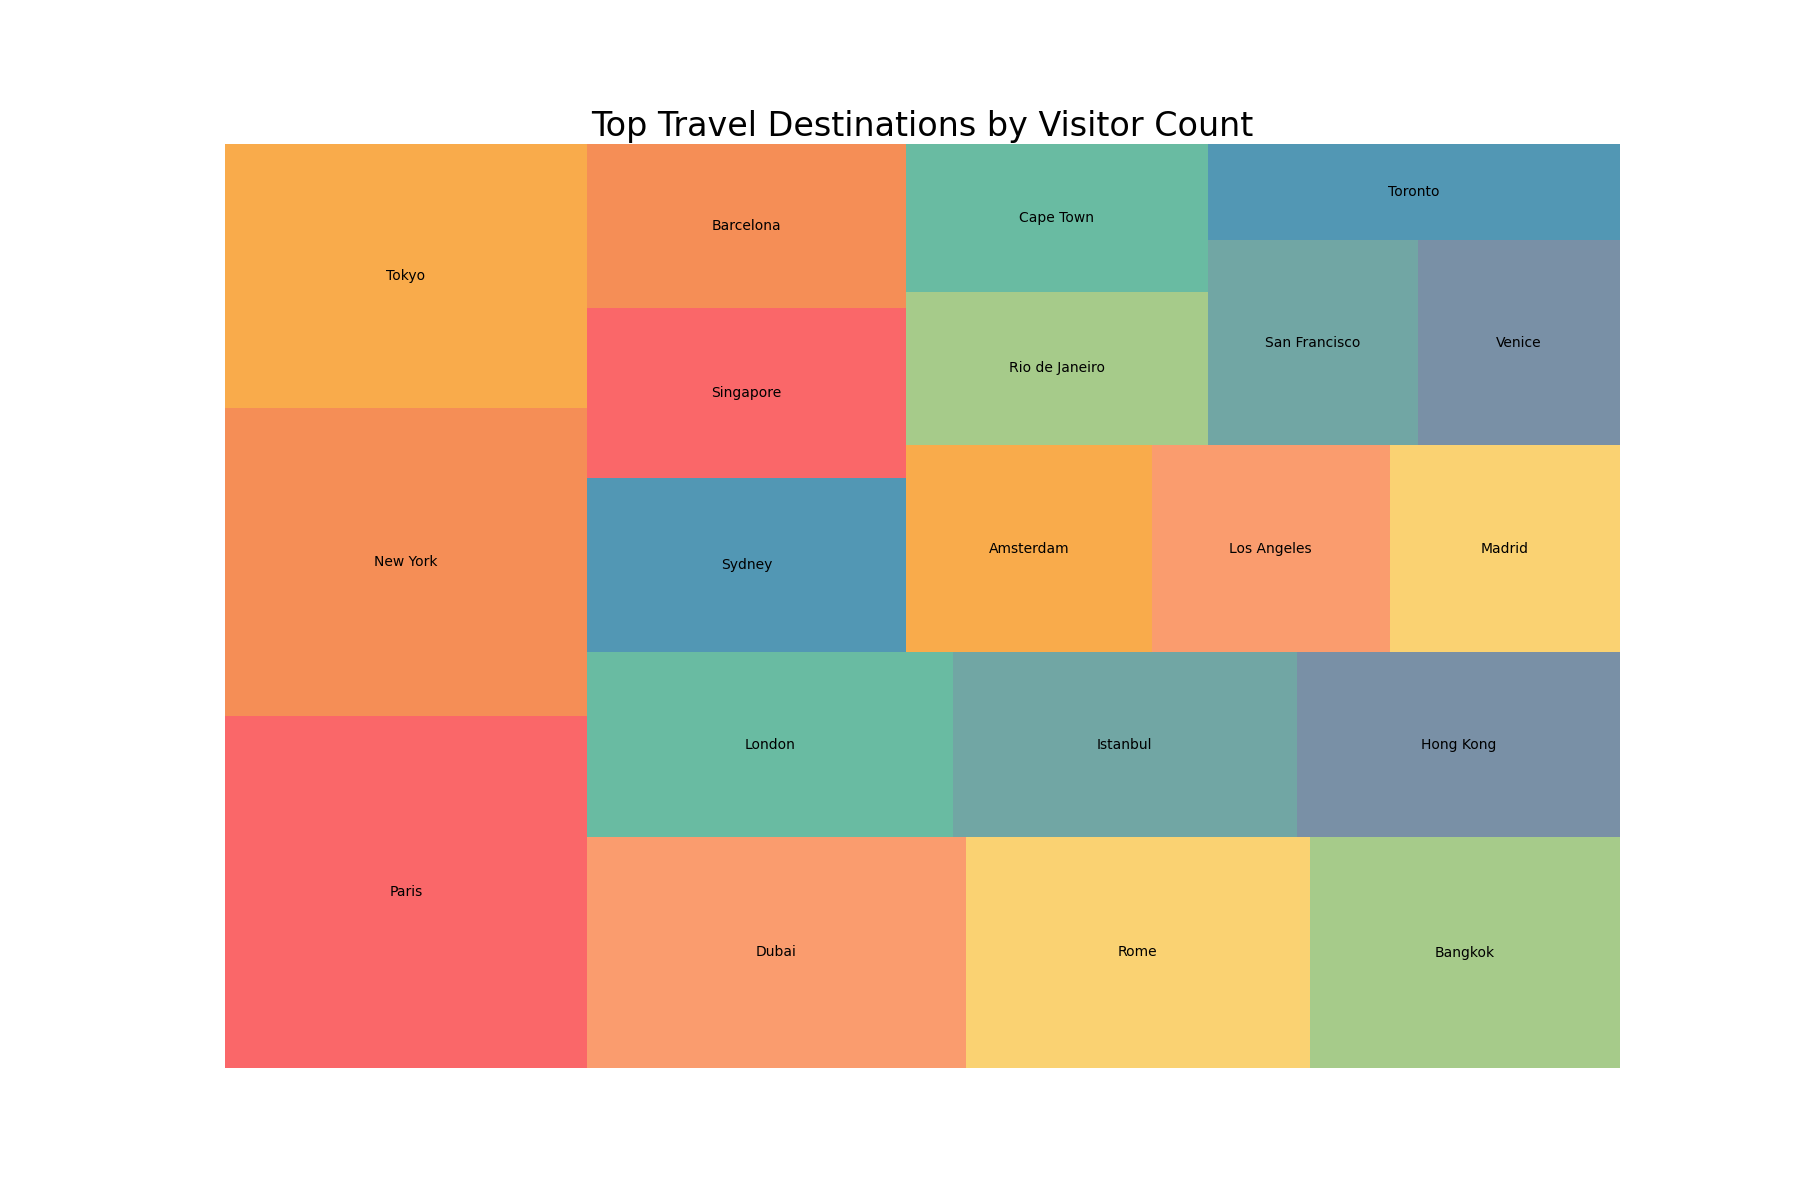

The Python source for this figure:

import seaborn as sns
import matplotlib.pyplot as plt
import pandas as pd
import squarify

# Data
data = {
    'Location': ['Paris', 'New York', 'Tokyo', 'Dubai', 'Rome', 'Bangkok', 'London', 'Istanbul', 'Hong Kong', 
                 'Sydney', 'Singapore', 'Barcelona', 'Amsterdam', 'Los Angeles', 'Madrid', 'Rio de Janeiro', 
                 'Cape Town', 'San Francisco', 'Venice', 'Toronto'],
    'Visitors': [16000, 14000, 12000, 11000, 10000, 9000, 8500, 8000, 7500, 7000, 6800, 6600, 6400, 6200, 6000, 5800, 
                 5600, 5400, 5200, 5000]
}

# Create a DataFrame
df = pd.DataFrame(data)

# Plot
plt.figure(figsize=(18, 12))
colors = ["#f94144", "#f3722c", "#f8961e", "#f9844a", "#f9c74f", "#90be6d", "#43aa8b", "#4d908e", "#577590", 
          "#277da1", "#f94144", "#f3722c", "#f8961e", "#f9844a", "#f9c74f", "#90be6d", "#43aa8b", "#4d908e", 
          "#577590", "#277da1"]
squarify.plot(sizes=df['Visitors'], label=df['Location'], alpha=0.8, color=colors)
plt.title('Top Travel Destinations by Visitor Count', fontsize=24)
plt.axis('off')
plt.show()
